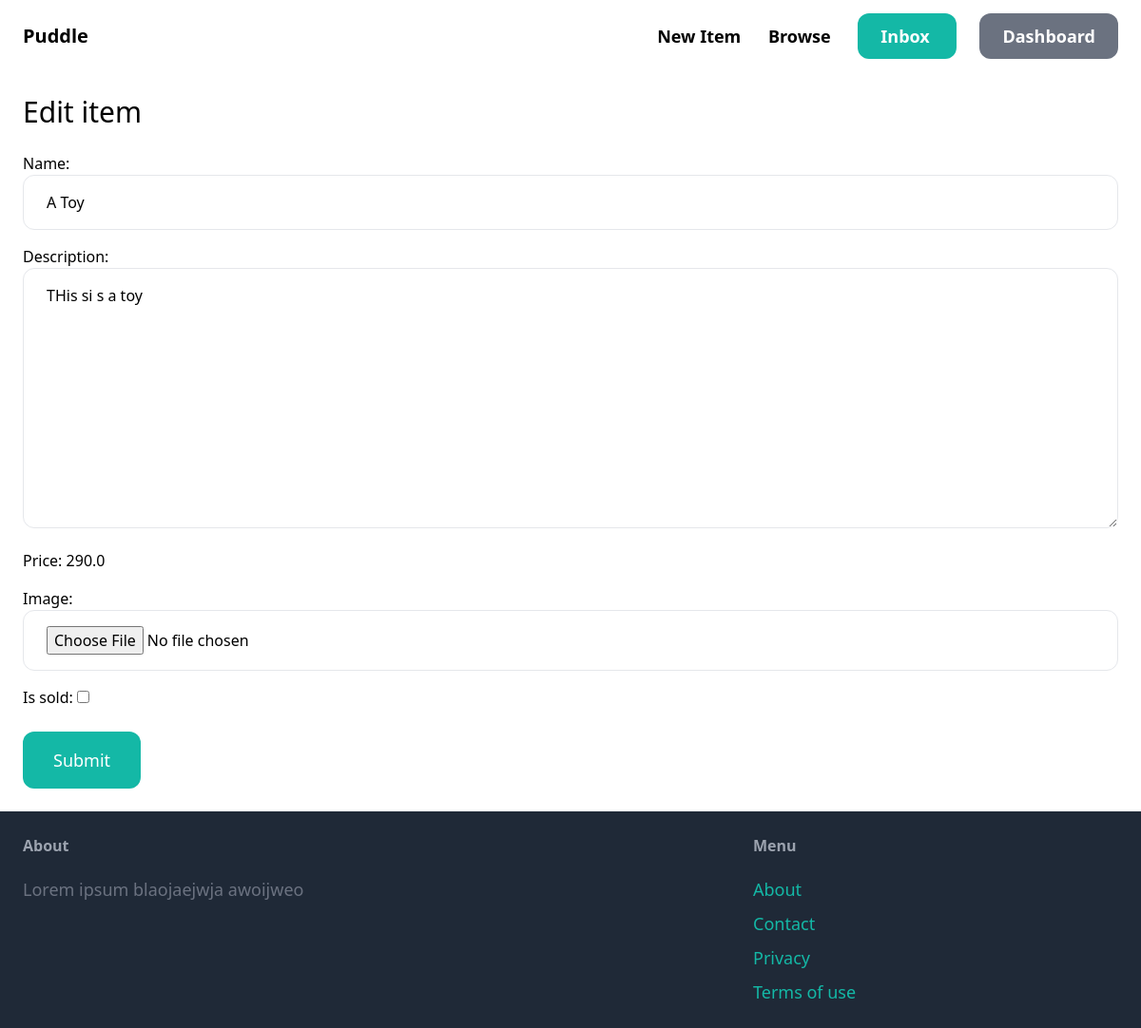
Page /items/2/edit/ (signed in) on the earlier database version.
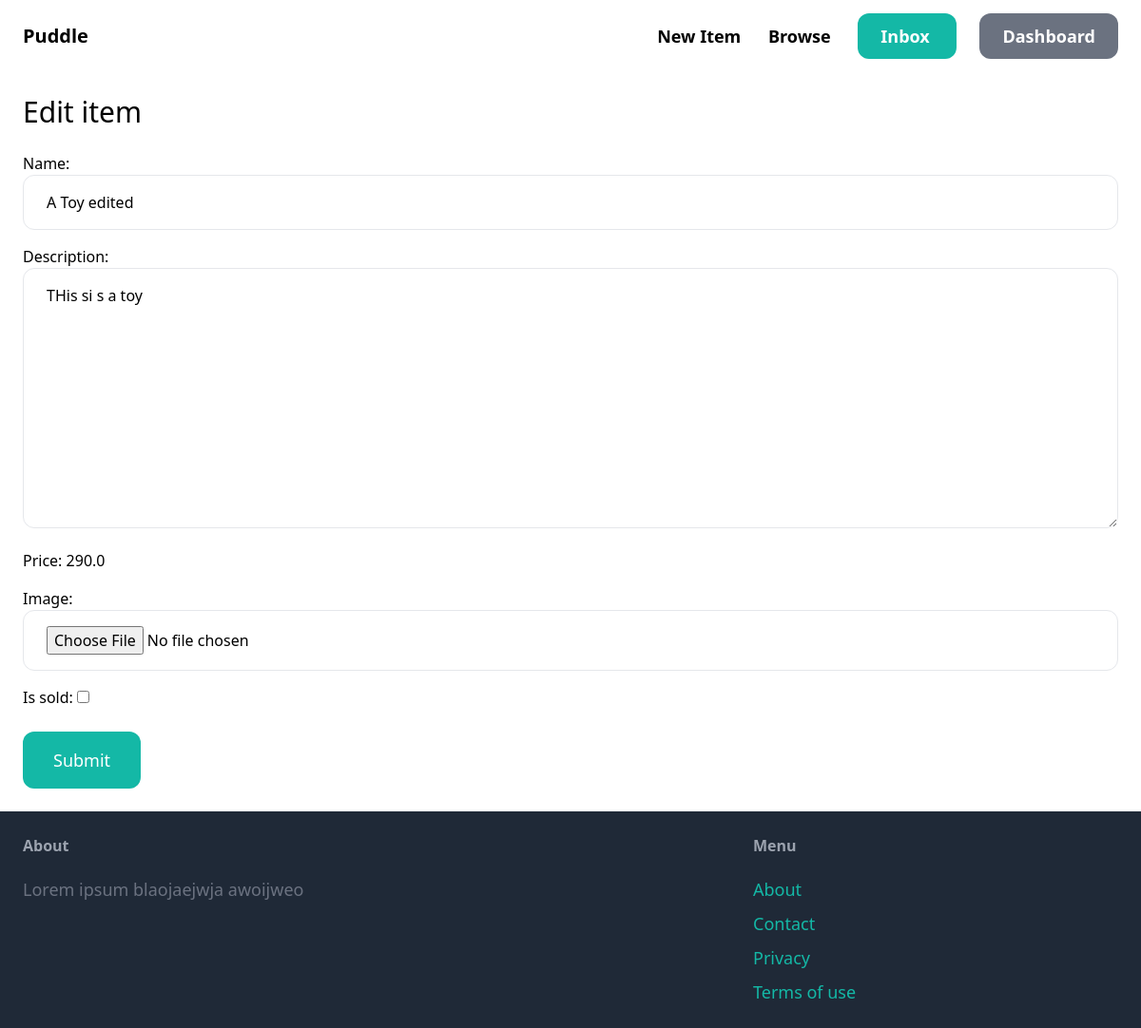
Same page on the later database version.
### item/models.py (models this page shows, shortened)
class Item(models.Model):
    category = models.ForeignKey(Category,related_name='items', on_delete=models.CASCADE)
    name = models.CharField(max_length=255)
    description = models.TextField(blank=True, null = True)
    price = models.FloatField()
    image = models.ImageField(upload_to='item_images', blank=True, null= True)
    is_sold = models.BooleanField(default=False)
    created_by = models.ForeignKey(User, related_name='items', on_delete=models.CASCADE)
    created_at = models.DateTimeField(auto_now_add=True)

### item/views.py (the view)
# urls.py: path('<int:pk>/edit/', views.edit, name="edit"),
@login_required
def edit(request, pk):
    item = get_object_or_404(Item, pk = pk, created_by=request.user)
    if request.method == 'POST':
        form = EditItemForm(request.POST, request.FILES, instance=item)
        if form.is_valid():
            form.save()
            return redirect('item:detail',pk=item.id)
    else:
        form = EditItemForm(instance = item)
    return render(request,'item/form.html',{
        'form': form,
        'title': 'Edit item',
    })

### item/forms.py
class EditItemForm(forms.ModelForm):
    class Meta:
        model = Item
        fields = ('name', 'description','price','image','is_sold')
        widgets = {
            'name' : forms.TextInput(attrs={
                'class': INPUT_CLASSES
            }),
            'description' : forms.Textarea(attrs={
                'class': INPUT_CLASSES
            }),
            'Price' : forms.TextInput(attrs={
                'class': INPUT_CLASSES
            }),
            'image' : forms.FileInput(attrs={
                'class': INPUT_CLASSES
            }),
        }

### item/templates/item/form.html (shortened to what this page needs)
{% extends 'core/base.html' %}
{% block content %}
<h1 class='mb-6 text-3xl'>{{ title }}</h1>
<form method="post" action="." enctype="multipart/form-data">
    <div class="space-y-4">
        {{ form.as_p }}
    </div>
    <button class="py-4 mt-6 px-8 text-lg bg-teal-500 hover:bg-teal-700 rounded-xl text-white">Submit</button>
</form>
{% endblock %}

Differences in the rows shown:
changed Item "THis si s a toy": name "A Toy" → "A Toy edited"
